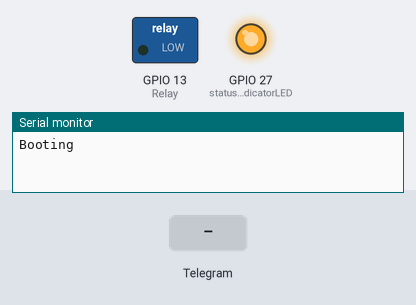
A sketch run on a simulated ESP32. Shown: switched loads named in the sketch (green lamp = pin HIGH), output pins drawn as LEDs (lit = HIGH), the last lines printed to the serial monitor. Inputs (shaded band) come from the test bench. WiFi joins after 1.5 s; servers stay silent unless stated.

Above: at 0.1 s.
At 2.7 s:
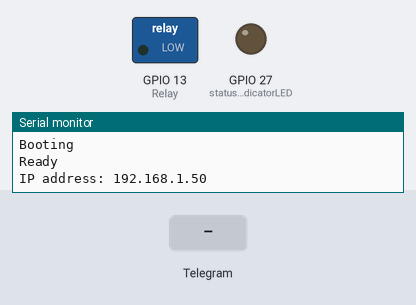
2.8 s: Telegram message "/start" received
Timing chart, 0 to 5.8 s (numbered marks = the images above; inputs shaded):
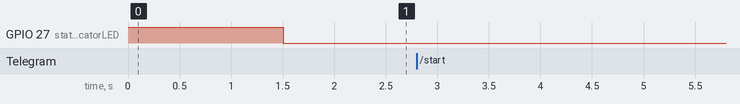

The sketch:

sketch_nov18_OSF_0.1.ino
```cpp
/////////////////// Importing Libraries ///////////////////

///////// OTA
//#ifdef ESP32
//  #include <WiFi.h>
//#else
//  #include <ESP8266WiFi.h>
//#endif
#include <WiFi.h>
#include <ESPmDNS.h>
#include <WiFiUdp.h>
#include <ArduinoOTA.h>

///////// Telegram Bot
#include <WiFiClientSecure.h>
#include <UniversalTelegramBot.h>   // Universal Telegram Bot Library written by Brian Lough: https://github.com/witnessmenow/Universal-Arduino-Telegram-Bot
#include <ArduinoJson.h>

///////// Login Credentials
const char* ssid = "YOUR WIFI HERE";
const char* password = "YOUR PASSWORD HERE";

//1.0///////////////// Initialize Telegram BOT ///////////////////

#define BOTtoken "YOUR BOT TOKEN HERE"   // your Bot Token (Get from Botfather)

// Use @myidbot to find out the chat ID of an individual or a group
// Also note that you need to click "start" on a bot before it can
// message you
#define CHAT_ID "YOUR CHAT ID HERE"

WiFiClientSecure client;
UniversalTelegramBot bot(BOTtoken, client);

// Checks for new messages every 1 second.
int botRequestDelay = 1000;
unsigned long lastTimeBotRan;

//1.1///////////////// Init Pump Timer ///////////////////

// Pump Test
//const long pumpInterval = 10000;
//const long pumpRuntime = 2000;

const long pumpInterval = 3600000;
const long pumpRuntime = 300000;

unsigned long lastTimePumpStart = 0;

int Relay = 13;

int statusIndicatorLED = 27; // Status LED


//1.2///////////////// Init DHT11 Temp Sensor ///////////////////

#include "DHT.h"
#define DHTPIN 12   // Digital pin connected to the DHT sensor
#define DHTTYPE DHT11   // DHT 11
DHT dht(DHTPIN, DHTTYPE);


//1.3///////////////// Define Readings ///////////////////

// Get DHT11 sensor readings and return them as a String variable
String getReadings(){
  float temperature, humidity;
  temperature = dht.readTemperature();
  humidity = dht.readHumidity();

  String message = "It is currently " + String(temperature) + " ºC. \n";
  message += "The Humidity is " + String (humidity) + " % \n";

  return message;
}

void pumpUpdateBot() {
  bot.sendMessage(CHAT_ID, "Hey, I just switched on the pump." , "");
  bot.sendMessage(CHAT_ID, getReadings(), "");
  }

//1.4///////////////// Incoming Messages ///////////////////

// Handle what happens when you receive new messages
void handleNewMessages(int numNewMessages) {
  Serial.println("handleNewMessages");
  Serial.println(String(numNewMessages));

  for (int i=0; i<numNewMessages; i++) {
    // Chat id of the requester
    String chat_id = String(bot.messages[i].chat_id);
    if (chat_id != CHAT_ID){
      bot.sendMessage(chat_id, "Unauthorized user", "");
      continue;
    }

    // Print the received message
    String text = bot.messages[i].text;
    Serial.println(text);

    String from_name = bot.messages[i].from_name;

    if (text == "/start") {
      String welcome = "Welcome, " + from_name + ".\n";
      welcome += "Use the following commands to talk with your Spirulina.\n\n";
      welcome += "/hi to say hello \n";
      welcome += "/temp to request current Temperature \n";
      bot.sendMessage(chat_id, welcome, "");
    }

    if (text == "/hi") {
      bot.sendMessage(chat_id, "Hello :)", "");
    }

    if (text == "/temp") {
      String readings = getReadings();
      bot.sendMessage(chat_id, readings, "");


    }
  }
}

void setup() {

  dht.begin(); // Initiate DHT11 Temp Sensor

  pinMode(Relay,OUTPUT); // Set Relay Output
  pinMode(statusIndicatorLED,OUTPUT); // Set Indicator LED Output

  digitalWrite(statusIndicatorLED, HIGH); // Indicating Setup Start

  /////////////////// Setup WIFI ///////////////////

  Serial.begin(115200);
  Serial.println("Booting");
  WiFi.mode(WIFI_STA);
  WiFi.begin(ssid, password);

  while (WiFi.waitForConnectResult() != WL_CONNECTED) {
    Serial.println("Connection Failed! Rebooting...");
    delay(5000);
    ESP.restart();
  }

  /////////////////// Setup Telegram ///////////////////

  #ifdef ESP32
    client.setCACert(TELEGRAM_CERTIFICATE_ROOT); // Add root certificate for api.telegram.org
  #endif

  /////////////////// Setup OTA ///////////////////

  ArduinoOTA
    .onStart([]() {
      String type;
      if (ArduinoOTA.getCommand() == U_FLASH)
        type = "sketch";
      else // U_SPIFFS
        type = "filesystem";

      // NOTE: if updating SPIFFS this would be the place to unmount SPIFFS using SPIFFS.end()
      Serial.println("Start updating " + type);
    })
    .onEnd([]() {
      Serial.println("\nEnd");
    })
    .onProgress([](unsigned int progress, unsigned int total) {
      Serial.printf("Progress: %u%%\r", (progress / (total / 100)));
    })
    .onError([](ota_error_t error) {
      Serial.printf("Error[%u]: ", error);
      if (error == OTA_AUTH_ERROR) Serial.println("Auth Failed");
      else if (error == OTA_BEGIN_ERROR) Serial.println("Begin Failed");
      else if (error == OTA_CONNECT_ERROR) Serial.println("Connect Failed");
      else if (error == OTA_RECEIVE_ERROR) Serial.println("Receive Failed");
      else if (error == OTA_END_ERROR) Serial.println("End Failed");
    });

  ArduinoOTA.begin();

  Serial.println("Ready");
  Serial.print("IP address: ");
  Serial.println(WiFi.localIP());
  digitalWrite(statusIndicatorLED, LOW); // Indicating Setup Successful

}

void loop() {
//OTA handler
  ArduinoOTA.handle();

//Telegram Bot
  if (millis() > lastTimeBotRan + botRequestDelay)  {
  int numNewMessages = bot.getUpdates(bot.last_message_received + 1);

  while(numNewMessages) {
    Serial.println("got response");
    handleNewMessages(numNewMessages);
    numNewMessages = bot.getUpdates(bot.last_message_received + 1);
  }
  lastTimeBotRan = millis();
  }

//Pump Control
  if (millis() - lastTimePumpStart >= pumpInterval) {
  lastTimePumpStart = millis();
  digitalWrite(Relay,HIGH);
  pumpUpdateBot();
  }

  if (millis() - lastTimePumpStart >= pumpRuntime) {
  digitalWrite(Relay,LOW);
  }

}
```
